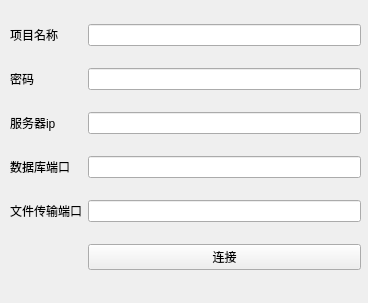
<?xml version="1.0" encoding="UTF-8"?>
<ui version="4.0">
 <class>Form</class>
 <widget class="QWidget" name="Form">
  <property name="geometry">
   <rect>
    <x>0</x>
    <y>0</y>
    <width>368</width>
    <height>303</height>
   </rect>
  </property>
  <property name="windowTitle">
   <string>登录</string>
  </property>
  <widget class="QWidget" name="layoutWidget">
   <property name="geometry">
    <rect>
     <x>10</x>
     <y>8</y>
     <width>351</width>
     <height>281</height>
    </rect>
   </property>
   <layout class="QGridLayout" name="gridLayout" rowstretch="1,0,0,0,0,0" columnstretch="0,0">
    <item row="2" column="1">
     <widget class="QLineEdit" name="editIP"/>
    </item>
    <item row="0" column="1">
     <widget class="QLineEdit" name="editName"/>
    </item>
    <item row="1" column="1">
     <widget class="QLineEdit" name="editPassword"/>
    </item>
    <item row="0" column="0">
     <widget class="QLabel" name="label">
      <property name="text">
       <string>项目名称</string>
      </property>
     </widget>
    </item>
    <item row="1" column="0">
     <widget class="QLabel" name="label_2">
      <property name="text">
       <string>密码</string>
      </property>
     </widget>
    </item>
    <item row="2" column="0">
     <widget class="QLabel" name="label_3">
      <property name="text">
       <string>服务器ip</string>
      </property>
     </widget>
    </item>
    <item row="3" column="1">
     <widget class="QLineEdit" name="editMysqlPort"/>
    </item>
    <item row="5" column="1">
     <widget class="QPushButton" name="buttonLogin">
      <property name="text">
       <string>连接</string>
      </property>
     </widget>
    </item>
    <item row="3" column="0">
     <widget class="QLabel" name="label_4">
      <property name="text">
       <string>数据库端口</string>
      </property>
     </widget>
    </item>
    <item row="4" column="1">
     <widget class="QLineEdit" name="editSocketPort"/>
    </item>
    <item row="4" column="0">
     <widget class="QLabel" name="label_5">
      <property name="text">
       <string>文件传输端口</string>
      </property>
     </widget>
    </item>
   </layout>
  </widget>
 </widget>
 <resources/>
 <connections/>
</ui>
